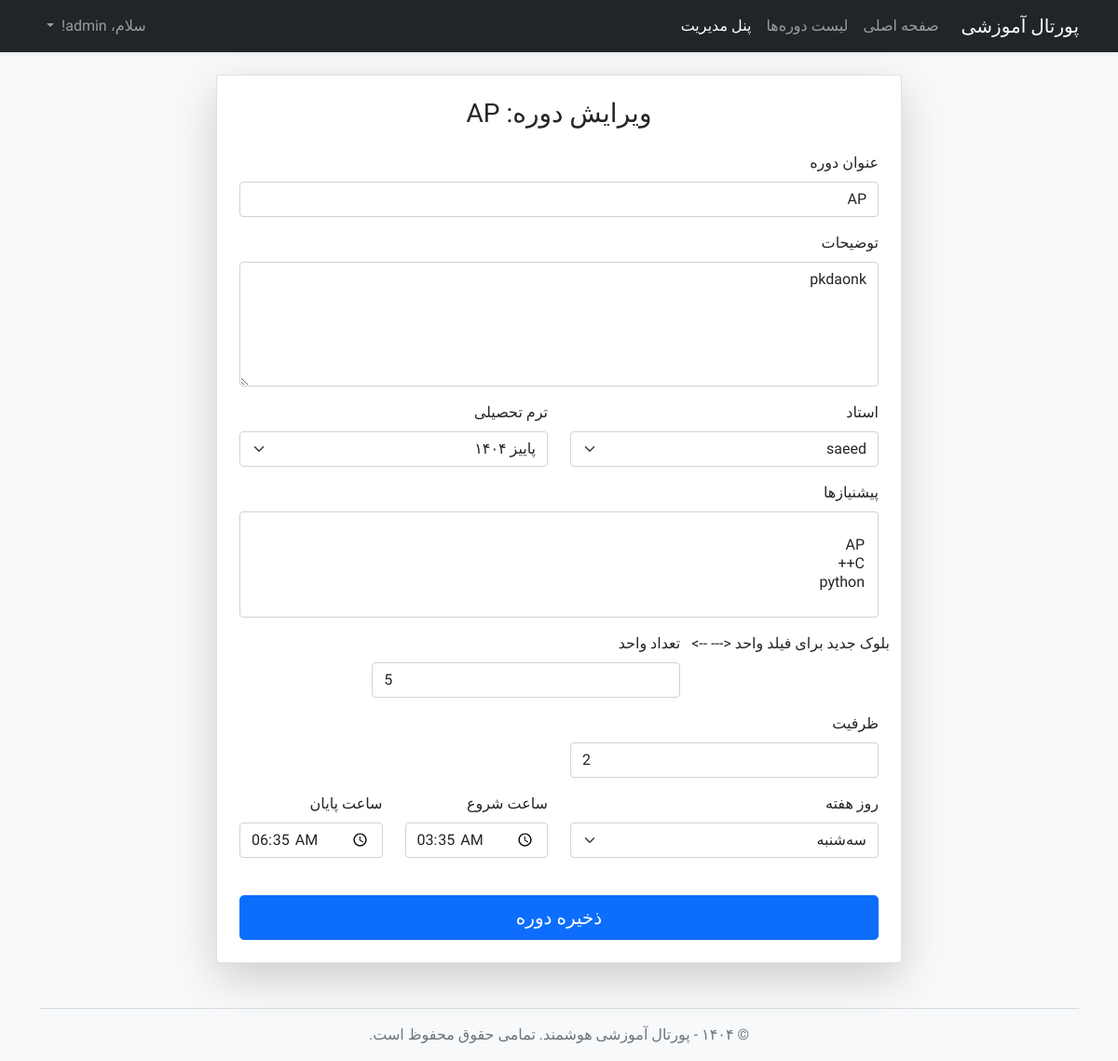
The app's page /course/2/edit (signed in) with its own data.
### app/models.py (models this page shows, shortened)
class User(UserMixin, db.Model):
    id = db.Column(db.Integer, primary_key=True)
    username = db.Column(db.String(64), index=True, unique=True, nullable=False)
    email = db.Column(db.String(120), index=True, unique=True, nullable=False)
    password_hash = db.Column(db.String(128))
    role = db.Column(db.String(20), nullable=False, default='student')
    enrollments = db.relationship('Enrollment', backref='student', lazy='dynamic', foreign_keys='Enrollment.user_id')
    taught_courses = db.relationship('Course', backref='instructor', lazy='dynamic',
                                     foreign_keys='Course.instructor_id')
    def __repr__(self):
        return f'<User {self.username}>'

class Course(db.Model):
    id = db.Column(db.Integer, primary_key=True)
    title = db.Column(db.String(140), nullable=False)
    description = db.Column(db.Text)
    credits = db.Column(db.Integer, nullable=False, default=3)
    day_of_week = db.Column(db.String(20), nullable=False)
    start_time = db.Column(db.Time, nullable=False)
    end_time = db.Column(db.Time, nullable=False)
    capacity = db.Column(db.Integer, default=20)
    instructor_id = db.Column(db.Integer, db.ForeignKey('user.id'))
    term_id = db.Column(db.Integer, db.ForeignKey('term.id'), nullable=False)
    enrollments = db.relationship('Enrollment', backref='course', lazy='dynamic', foreign_keys='Enrollment.course_id')
    prereqs = db.relationship(
        'Course', secondary=prerequisites,
        primaryjoin=(prerequisites.c.course_id == id),
        secondaryjoin=(prerequisites.c.prerequisite_id == id),
        backref=db.backref('is_prereq_for', lazy='dynamic'),
        lazy='dynamic'
    )

### app/routes.py (the view)
@app.route('/course/<int:course_id>/edit', methods=['GET', 'POST'])
@login_required
def edit_course(course_id):
    course = Course.query.get_or_404(course_id)
    if current_user.role != 'admin':
        abort(403)
    form = CourseForm(obj=course)
    if form.validate_on_submit():
        form.populate_obj(course)
        course.prereqs = form.prereqs.data
        db.session.commit()
        flash('دوره با موفقیت به‌روزرسانی شد!', 'success')
        return redirect(url_for('manage_courses'))
    elif request.method == 'GET':
        form.prereqs.data = course.prereqs.all()
    return render_template('course_form.html', title='ویرایش دوره', form=form, legend=f'ویرایش دوره: {course.title}')

### app/forms.py
class CourseForm(FlaskForm):
    title = StringField('عنوان دوره', validators=[DataRequired()])
    description = TextAreaField('توضیحات', validators=[DataRequired()])
    instructor = QuerySelectField('استاد', query_factory=instructor_query, get_label='username', allow_blank=False)
    term = QuerySelectField('ترم تحصیلی', query_factory=term_query, get_label='name', allow_blank=False)
    prereqs = QuerySelectMultipleField(
        'پیشنیازها (برای انتخاب چند مورد، کلید Ctrl را نگه دارید)',
        query_factory=course_query,
        get_label='title',
        allow_blank=True
    )
    credits = IntegerField('تعداد واحد', validators=[DataRequired(), NumberRange(min=1, max=4)])
    day_of_week = SelectField('روز هفته', choices=[
        ('Saturday', 'شنبه'), ('Sunday', 'یکشنبه'), ('Monday', 'دوشنبه'),
        ('Tuesday', 'سه‌شنبه'), ('Wednesday', 'چهارشنبه'), ('Thursday', 'پنج‌شنبه')
    ], validators=[DataRequired()])
    start_time = TimeField('ساعت شروع', validators=[DataRequired()])
    end_time = TimeField('ساعت پایان', validators=[DataRequired()])
    capacity = IntegerField('ظرفیت', validators=[DataRequired()])
    submit = SubmitField('ذخیره دوره')

### app/forms.py (called while the page is built)
def instructor_query():
    return User.query.filter_by(role='instructor').order_by(User.username)

def term_query():
    return Term.query.order_by(Term.name.desc())

def course_query():
    return Course.query.order_by(Course.title)

### app/models.py (called while the page is built)
@login.user_loader
def load_user(id):
    return User.query.get(int(id))

    def __repr__(self):
        return f'<Term {self.name}>'

### app/templates/course_form.html (shortened to what this page needs)
{% extends "base.html" %}
{% block content %}
<div class="row justify-content-center">
    <div class="col-md-8">
        <div class="card shadow-lg">
            <div class="card-body p-4">
                <h3 class="card-title text-center mb-4">{{ legend }}</h3>
                <form method="POST" action="" novalidate>
                    <fieldset class="form-group">
                        <div class="mb-3">
                            <label for="title" class="form-label">عنوان دوره</label>
                            {{ form.title(class="form-control", id="title") }}
                        </div>
                        <div class="mb-3">
                            <label for="description" class="form-label">توضیحات</label>
                            {{ form.description(class="form-control", rows=5, id="description") }}
                        </div>
                        <div class="row">
                            <div class="col-md-6 mb-3">
                                <label for="instructor" class="form-label">استاد</label>
                                {{ form.instructor(class="form-select", id="instructor") }}
                            </div>
                            <div class="col-md-6 mb-3">
                                <label for="term" class="form-label">ترم تحصیلی</label>
                                {{ form.term(class="form-select", id="term") }}
                            </div>
                        </div>
                        <div class="mb-3">
                            <label for="prereqs" class="form-label">پیشنیازها</label>
                            {{ form.prereqs(class="form-select", id="prereqs", size=5) }}
                        </div>
                        <div class="row">
                             بلوک جدید برای فیلد واحد <--- -->
                            <div class="col-md-6 mb-3">
                                <label for="credits" class="form-label">تعداد واحد</label>
                                {{ form.credits(class="form-control", id="credits") }}
                            </div>
                            <div class="col-md-6 mb-3">
                                <label for="capacity" class="form-label">ظرفیت</label>
                                {{ form.capacity(class="form-control", id="capacity") }}
                            </div>
                        </div>
                        <div class="row">
                            <div class="col-md-6 mb-3">
                                <label for="day_of_week" class="form-label">روز هفته</label>
                                {{ form.day_of_week(class="form-select", id="day_of_week") }}
                            </div>
                            <div class="col-md-3 mb-3">
                                <label for="start_time" class="form-label">ساعت شروع</label>
                                {{ form.start_time(class="form-control", id="start_time") }}
                            </div>
                            <div class="col-md-3 mb-3">
                                <label for="end_time" class="form-label">ساعت پایان</label>
                                {{ form.end_time(class="form-control", id="end_time") }}
                            </div>
                        </div>
                    </fieldset>
                    <div class="d-grid mt-4">
                        {{ form.submit(class="btn btn-primary btn-lg", value="ذخیره دوره") }}
                    </div>
                </form>
            </div>
        </div>
    </div>
</div>
{% endblock %}

### app/templates/base.html (shortened to what this page needs)
<!doctype html>
<html lang="fa" dir="rtl">
<head>
    <link href="https://cdn.jsdelivr.net/npm/bootstrap@5.1.3/dist/css/bootstrap.rtl.min.css" rel="stylesheet">
    <link rel="stylesheet" href="{{ url_for('static', filename='css/style.css') }}">
</head>
<body class="bg-light">
    <nav class="navbar navbar-expand-lg navbar-dark bg-dark shadow-sm">
        <div class="container">
            <a class="navbar-brand" href="{{ url_for('home') }}">پورتال آموزشی</a>
            <div class="collapse navbar-collapse" id="navbarNav">
                <ul class="navbar-nav me-auto mb-2 mb-lg-0">
                    <li class="nav-item">
                        <a class="nav-link" href="{{ url_for('home') }}">صفحه اصلی</a>
                    </li>
                    <li class="nav-item">
                        <a class="nav-link" href="{{ url_for('courses') }}">لیست دوره‌ها</a>
                    </li>
                    {% if current_user.is_authenticated %}
                        <li class="nav-item">
                            <a class="nav-link active" href="{{ url_for('my_dashboard') }}">
                                {% if current_user.role == 'student' %}
                                    داشبورد من
                                {% else %}
                                    پنل مدیریت
                                {% endif %}
                            </a>
                        </li>
                    {% endif %}
                </ul>
                <ul class="navbar-nav ms-auto">
                    {% if current_user.is_anonymous %}
                    <li class="nav-item">
                        <a class="nav-link" href="{{ url_for('login') }}">ورود</a>
                    </li>
                    {% else %}
                    <li class="nav-item dropdown">
                        <a class="nav-link dropdown-toggle" href="#" id="navbarDropdown" role="button" data-bs-toggle="dropdown">
                            سلام، {{ current_user.username }}!
                        </a>
                    </li>
                    {% endif %}
                </ul>
            </div>
        </div>
    </nav>
    <main class="container mt-4">
        {% block content %}{% endblock %}
    </main>
    <footer class="container text-center mt-5 mb-3 text-muted">
        <hr>
        <p>&copy; ۱۴۰۴ - پورتال آموزشی هوشمند. تمامی حقوق محفوظ است.</p>
    </footer>
</body>
</html>

### app/static/css/style.css (style rules this page uses)
body { font-family: 'Vazirmatn', sans-serif; font-weight: 400; }
.form-label { font-weight: 500; }

### records on screen
User: username "admin"
Course: title "AP", description "pkdaonk", instructor "saeed", term "پاییز ۱۴۰۴", credits "5", capacity "2", day_of_week "سه‌شنبه", start_time "03:35", end_time "06:35"

### other values on screen
{{ legend }} "ویرایش دوره: AP"
